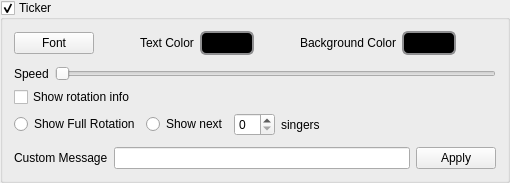
                 <widget class="QGroupBox" name="groupBoxTicker">
                  <property name="sizePolicy">
                   <sizepolicy hsizetype="Preferred" vsizetype="MinimumExpanding">
                    <horstretch>0</horstretch>
                    <verstretch>0</verstretch>
                   </sizepolicy>
                  </property>
                  <property name="title">
                   <string>Ticker</string>
                  </property>
                  <property name="checkable">
                   <bool>true</bool>
                  </property>
                  <layout class="QVBoxLayout" name="verticalLayout_9">
                   <item>
                    <layout class="QHBoxLayout" name="horizontalLayout_4">
                     <property name="topMargin">
                      <number>0</number>
                     </property>
                     <property name="bottomMargin">
                      <number>0</number>
                     </property>
                     <item>
                      <widget class="QPushButton" name="pushButtonFont">
                       <property name="text">
                        <string>Font</string>
                       </property>
                      </widget>
                     </item>
                     <item>
                      <spacer name="horizontalSpacer_2">
                       <property name="orientation">
                        <enum>Qt::Horizontal</enum>
                       </property>
                       <property name="sizeType">
                        <enum>QSizePolicy::Fixed</enum>
                       </property>
                       <property name="sizeHint" stdset="0">
                        <size>
                         <width>40</width>
                         <height>20</height>
                        </size>
                       </property>
                      </spacer>
                     </item>
                     <item>
                      <widget class="QLabel" name="label_3">
                       <property name="text">
                        <string>Text Color</string>
                       </property>
                      </widget>
                     </item>
                     <item>
                      <widget class="QPushButton" name="pushButtonTextColor">
                       <property name="styleSheet">
                        <string notr="true">QPushButton {
    border: 2px solid #8f8f91;
    border-radius: 6px;
    background-color: rgb(0,0,0);
    min-width: 40px;
    padding-left: 5px;
    padding-right: 5px;
    padding-top: 3px;
    padding-bottom: 3px;
}

QPushButton:pressed {
    background-color: rgb(0,0,0);
}

QPushButton:flat {
    border: none; /* no border for a flat push button */
}

QPushButton:default {
    border-color: navy; /* make the default button prominent */
}</string>
                       </property>
                       <property name="text">
                        <string/>
                       </property>
                       <property name="autoDefault">
                        <bool>false</bool>
                       </property>
                       <property name="flat">
                        <bool>false</bool>
                       </property>
                      </widget>
                     </item>
                     <item>
                      <spacer name="horizontalSpacer_3">
                       <property name="orientation">
                        <enum>Qt::Horizontal</enum>
                       </property>
                       <property name="sizeType">
                        <enum>QSizePolicy::Fixed</enum>
                       </property>
                       <property name="sizeHint" stdset="0">
                        <size>
                         <width>40</width>
                         <height>20</height>
                        </size>
                       </property>
                      </spacer>
                     </item>
                     <item>
                      <widget class="QLabel" name="label_4">
                       <property name="text">
                        <string>Background Color</string>
                       </property>
                      </widget>
                     </item>
                     <item>
                      <widget class="QPushButton" name="pushButtonBgColor">
                       <property name="styleSheet">
                        <string notr="true">QPushButton {
    border: 2px solid #8f8f91;
    border-radius: 6px;
    background-color: rgb(0,0,0);
    min-width: 40px;
    padding-left: 5px;
    padding-right: 5px;
    padding-top: 3px;
    padding-bottom: 3px;
}

QPushButton:pressed {
    background-color: rgb(0,0,0);
}

QPushButton:flat {
    border: none; /* no border for a flat push button */
}

QPushButton:default {
    border-color: navy; /* make the default button prominent */
}</string>
                       </property>
                       <property name="text">
                        <string/>
                       </property>
                       <property name="autoDefault">
                        <bool>false</bool>
                       </property>
                       <property name="flat">
                        <bool>false</bool>
                       </property>
                      </widget>
                     </item>
                     <item>
                      <spacer name="horizontalSpacer_4">
                       <property name="orientation">
                        <enum>Qt::Horizontal</enum>
                       </property>
                       <property name="sizeHint" stdset="0">
                        <size>
                         <width>40</width>
                         <height>20</height>
                        </size>
                       </property>
                      </spacer>
                     </item>
                    </layout>
                   </item>
                   <item>
                    <layout class="QHBoxLayout" name="horizontalLayout_5">
                     <property name="topMargin">
                      <number>5</number>
                     </property>
                     <item>
                      <widget class="QLabel" name="label_2">
                       <property name="text">
                        <string>Speed</string>
                       </property>
                      </widget>
                     </item>
                     <item>
                      <widget class="QSlider" name="horizontalSliderTickerSpeed">
                       <property name="minimum">
                        <number>0</number>
                       </property>
                       <property name="maximum">
                        <number>50</number>
                       </property>
                       <property name="orientation">
                        <enum>Qt::Horizontal</enum>
                       </property>
                       <property name="invertedAppearance">
                        <bool>false</bool>
                       </property>
                       <property name="invertedControls">
                        <bool>false</bool>
                       </property>
                      </widget>
                     </item>
                    </layout>
                   </item>
                   <item>
                    <widget class="QCheckBox" name="cbxTickerShowRotationInfo">
                     <property name="text">
                      <string>Show rotation info</string>
                     </property>
                    </widget>
                   </item>
                   <item>
                    <layout class="QHBoxLayout" name="horizontalLayout_7">
                     <property name="spacing">
                      <number>6</number>
                     </property>
                     <property name="topMargin">
                      <number>0</number>
                     </property>
                     <item>
                      <widget class="QRadioButton" name="radioButtonFullRotation">
                       <property name="text">
                        <string>Show Full Rotation</string>
                       </property>
                      </widget>
                     </item>
                     <item>
                      <widget class="QRadioButton" name="radioButtonPartialRotation">
                       <property name="text">
                        <string>Show next</string>
                       </property>
                      </widget>
                     </item>
                     <item>
                      <widget class="QSpinBox" name="spinBoxTickerSingers"/>
                     </item>
                     <item>
                      <widget class="QLabel" name="label_5">
                       <property name="text">
                        <string>singers</string>
                       </property>
                      </widget>
                     </item>
                     <item>
                      <spacer name="horizontalSpacer_5">
                       <property name="orientation">
                        <enum>Qt::Horizontal</enum>
                       </property>
                       <property name="sizeHint" stdset="0">
                        <size>
                         <width>40</width>
                         <height>20</height>
                        </size>
                       </property>
                      </spacer>
                     </item>
                    </layout>
                   </item>
                   <item>
                    <layout class="QHBoxLayout" name="horizontalLayout_9">
                     <property name="topMargin">
                      <number>5</number>
                     </property>
                     <item>
                      <widget class="QLabel" name="label_8">
                       <property name="text">
                        <string>Custom Message</string>
                       </property>
                      </widget>
                     </item>
                     <item>
                      <widget class="QLineEdit" name="lineEditTickerMessage">
                       <property name="toolTip">
                        <string>&lt;html&gt;&lt;head/&gt;&lt;body&gt;&lt;p&gt;&lt;span style=&quot; font-size:9pt; font-weight:600;&quot;&gt;Custom text to display on the ticker&lt;/span&gt;&lt;span style=&quot; font-size:9pt;&quot;&gt;&lt;br/&gt;Supports the following varaible substitutions:&lt;br/&gt;&lt;br/&gt;%m_curSinger = Current singer name&lt;br/&gt;%curSong = Current song (aritst - title)&lt;br/&gt;%m_curArtist = Current artist&lt;br/&gt;%m_curTitle = Current title&lt;br/&gt;%nextSinger = Next singer name&lt;/span&gt;&lt;/p&gt;&lt;/body&gt;&lt;/html&gt;</string>
                       </property>
                      </widget>
                     </item>
                     <item>
                      <widget class="QPushButton" name="pushButtonApplyTickerMsg">
                       <property name="text">
                        <string>Apply</string>
                       </property>
                      </widget>
                     </item>
                    </layout>
                   </item>
                  </layout>
                 </widget>
